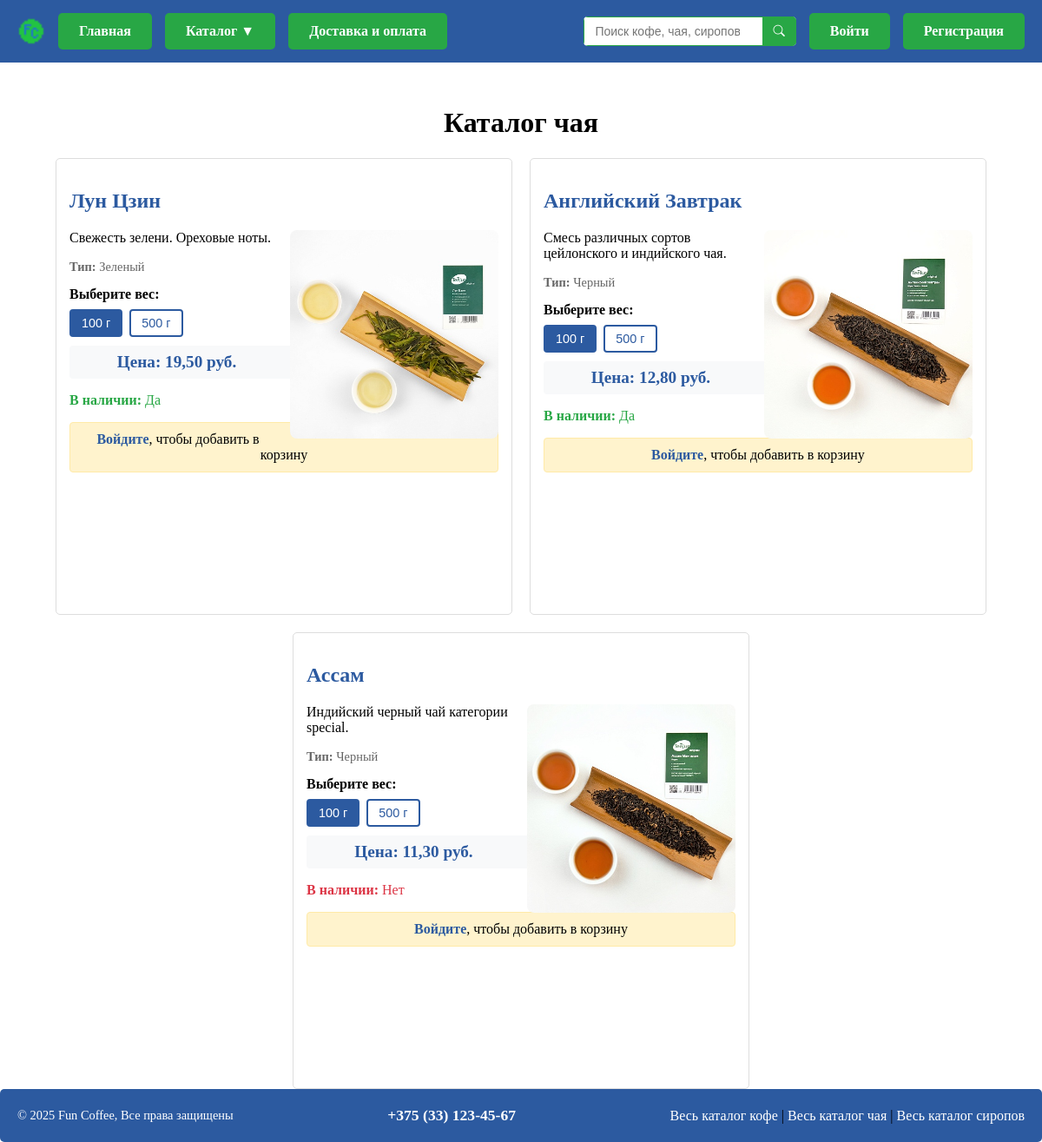
The page /products/tea/ on the database its author committed.
### products/models.py (models this page shows, shortened)
class Product(models.Model):
    name = models.CharField(max_length=100, verbose_name='Название')
    description = models.TextField(blank=True, verbose_name='Описание', default='')
    is_available = models.BooleanField(default=True, verbose_name='В наличии')
    class Meta:
        abstract = True

class Tea(Product):
    TEA_TYPE_CHOICES = [
        ('black', 'Черный'),
        ('green', 'Зеленый'),
    ]
    GRAMS_CHOICES = [
        (100, '100 г'),
        (500, '500 г'),
    ]
    image = models.ImageField(
        upload_to='tea_images/',
        verbose_name='Изображение',
        blank=True,
        null=True
    )
    tea_type = models.CharField(
        max_length=10,
        choices=TEA_TYPE_CHOICES,
        verbose_name='Вид чая',
        default='black'
    )
    price_100g = models.DecimalField(
        max_digits=10,
        decimal_places=2,
        verbose_name='Цена за 100 г',
        default=0.00
    )
    price_500g = models.DecimalField(
        max_digits=10,
        decimal_places=2,
        verbose_name='Цена за 500 г',
        default=0.00
    )
    class Meta:
        verbose_name = 'Чай'
        verbose_name_plural = 'Чай'

### products/views.py (the view)
# urls.py: path('tea/', tea_list, name='tea_list'),
def tea_list(request):
    teas = Tea.objects.all().order_by('-is_available')
    return render(request, 'products/tea_list.html', {"teas": teas})

### products/context_processors.py (called while the page is built, shortened)
def cart_context(request):
    cart = None
    return {
        'cart': cart
    }

### products/templates/products/tea_list.html (shortened to what this page needs)
{% extends "products/base.html" %}
{% block content %}
<h1>Каталог чая</h1>
{% if teas %}
    <div class="tea-list">
        {% for tea in teas %}
            <div class="tea-item">
                <h2>
                    <a href="{% url 'tea_detail' tea.pk %}" class="tea-title">
                        {{ tea.name }}
                    </a>
                </h2>
                {% if tea.image %}
                    <img src="{{ tea.image.url }}" alt="{{ tea.name }}" class="tea-image">
                {% else %}
                    <div class="image-placeholder">
                        Нет изображения
                    </div>
                {% endif %}
                <p>{{ tea.description }}</p>
                <div class="characteristics">
                    <p><strong>Тип:</strong> {{ tea.get_tea_type_display }}</p>
                </div>
                <div class="weight-selector">
                    <strong>Выберите вес:</strong>
                    <div class="weight-buttons">
                        <button type="button" class="weight-btn active" data-weight="100" data-price="{{ tea.price_100g }}">
                            100 г
                        </button>
                        <button type="button" class="weight-btn" data-weight="500" data-price="{{ tea.price_500g }}">
                            500 г
                        </button>
                    </div>
                    <div class="selected-price">
                        Цена: {{ tea.price_100g }} руб.
                    </div>
                </div>
                <p class="{% if tea.is_available %}availability{% else %}not-available{% endif %}">
                    <strong>В наличии:</strong> {% if tea.is_available %}Да{% else %}Нет{% endif %}
                </p>
                {% if user.is_authenticated %}
                    <form method="post" action="{% url 'add_tea_to_cart' tea.id %}" class="add-to-cart-form">
                        {% csrf_token %}
                        <input type="hidden" name="grams" id="grams-{{ tea.id }}" value="100" required>
                        <input type="hidden" name="quantity" value="1">
                        <button type="submit" class="add-to-cart-btn" {% if not tea.is_available %}disabled{% endif %}>
                            В корзину
                        </button>
                    </form>
                {% else %}
                    <div class="login-prompt">
                        <a href="{% url 'login' %}">Войдите</a>, чтобы добавить в корзину
                    </div>
                {% endif %}
            </div>
        {% endfor %}
    </div>
{% else %}
    <p>К сожалению, чая временно нет в наличии.</p>
{% endif %}
{% endblock content %}

### products/templates/products/base.html (style rules this page uses)
html, body { height: 100%; margin: 0; }
body { display: flex; flex-direction: column; min-height: 100vh; }

### products/templates/products/tea_list.html (style rules this page uses)
h1 { text-align: center; }
.tea-list { display: flex; flex-wrap: wrap; gap: 20px; justify-content: center; }
.tea-item { border: 1px solid #ddd; padding: 15px; border-radius: 5px; width: calc(50% - 10px); box-sizing: border-box; aspect-ratio: 1/1; overflow: hidden; transition: transform 0.2s, box-shadow 0.2s; }
.tea-image { width: 240px; height: 240px; border-radius: 8px; object-fit: cover; float: right; margin-left: 15px; margin-bottom: 10px; }
.tea-title { color: #2c5aa0; text-decoration: none; }
.characteristics { color: #666; font-size: 0.9em; }
.weight-selector { margin: 10px 0; }
.weight-buttons { display: flex; gap: 8px; margin: 8px 0; }
.weight-btn { padding: 6px 12px; border: 2px solid #2c5aa0; background-color: white; color: #2c5aa0; border-radius: 4px; cursor: pointer; transition: all 0.2s; font-size: 0.9em; }
.weight-btn.active { background-color: #2c5aa0; color: white; }
.selected-price { font-size: 1.2em; font-weight: bold; color: #2c5aa0; margin: 10px 0; padding: 8px; background-color: #f8f9fa; border-radius: 4px; text-align: center; }
.login-prompt { background-color: #fff3cd; border: 1px solid #ffeaa7; border-radius: 4px; padding: 10px; margin: 10px 0; text-align: center; }
.login-prompt a { color: #2c5aa0; font-weight: bold; text-decoration: none; }
.availability { color: #28a745; }
.not-available { color: #dc3545; }

### rows shown on the page
Tea: name "Лун Цзин", image (picture), description "Свежесть зелени. Ореховые ноты.", tea_type "Зеленый", price_100g "19,50", is_available "Да"
Tea: name "Английский Завтрак", image (picture), description "Смесь различных сортов цейлонского и индийского чая.", tea_type "Черный", price_100g "12,80", is_available "Да"
Tea: name "Ассам", image (picture), description "Индийский черный чай категории special.", tea_type "Черный", price_100g "11,30", is_available "Нет"
